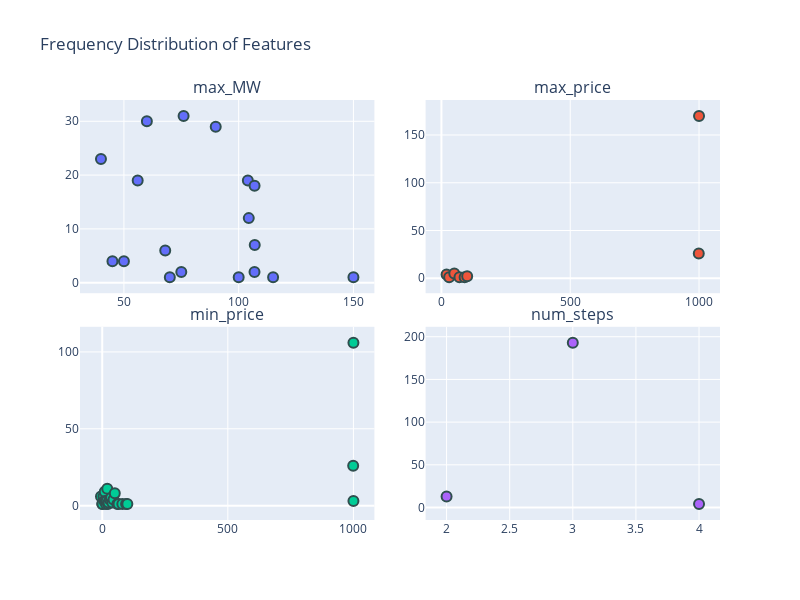

Here is the notebook cell this chart was saved with:
### Code cell
draw_distribution(df_train_feat)

### Figure 1 — Plotly figure (JSON) as saved in the notebook; plotly's stock layout.template omitted (floating-point values rounded to 4 significant figures)
{"data": [{"marker": {"line": {"color": "DarkSlateGrey", "width": 2}, "size": 10}, "mode": "markers", "name": "max_MW", "type": "scatter", "x": [40, 45, 50, 56, 60, 68, 70, 75, 76, 90, 100, 104, 104.4, 106.9, 106.9, 107, 115, 150], "xaxis": "x", "y": [23, 4, 4, 19, 30, 6, 1, 2, 31, 29, 1, 19, 12, 2, 18, 7, 1, 1], "yaxis": "y"}, {"marker": {"line": {"color": "DarkSlateGrey", "width": 2}, "size": 10}, "mode": "markers", "name": "max_price", "type": "scatter", "x": [20, 30, 50, 70, 90, 100, 999, 1000], "xaxis": "x2", "y": [4, 1, 5, 1, 1, 2, 26, 170], "yaxis": "y2"}, {"marker": {"line": {"color": "DarkSlateGrey", "width": 2}, "size": 10}, "mode": "markers", "name": "min_price", "type": "scatter", "x": [-5, 0, 1, 5, 8, 10, 12, 15, 18, 20, 23, 25, 30, 35, 40, 45, 50, 60, 65, 80, 95, 100, 999.0, 1000.0, 1000], "xaxis": "x3", "y": [6, 1, 1, 6, 3, 9, 3, 1, 3, 11, 1, 2, 4, 5, 2, 4, 8, 1, 1, 1, 1, 1, 26, 106, 3], "yaxis": "y3"}, {"marker": {"line": {"color": "DarkSlateGrey", "width": 2}, "size": 10}, "mode": "markers", "name": "num_steps", "type": "scatter", "x": [2, 3, 4], "xaxis": "x4", "y": [13, 193, 4], "yaxis": "y4"}], "layout": {"annotations": [{"font": {"size": 16}, "showarrow": false, "text": "max_MW", "x": 0.23, "xanchor": "center", "xref": "paper", "y": 1, "yanchor": "bottom", "yref": "paper"}, {"font": {"size": 16}, "showarrow": false, "text": "max_price", "x": 0.77, "xanchor": "center", "xref": "paper", "y": 1, "yanchor": "bottom", "yref": "paper"}, {"font": {"size": 16}, "showarrow": false, "text": "min_price", "x": 0.23, "xanchor": "center", "xref": "paper", "y": 0.46, "yanchor": "bottom", "yref": "paper"}, {"font": {"size": 16}, "showarrow": false, "text": "num_steps", "x": 0.77, "xanchor": "center", "xref": "paper", "y": 0.46, "yanchor": "bottom", "yref": "paper"}], "height": 600, "showlegend": false, "title": {"text": "Frequency Distribution of Features"}, "width": 800, "xaxis": {"anchor": "y", "domain": [0, 0.46]}, "xaxis2": {"anchor": "y2", "domain": [0.54, 1]}, "xaxis3": {"anchor": "y3", "domain": [0, 0.46]}, "xaxis4": {"anchor": "y4", "domain": [0.54, 1]}, "yaxis": {"anchor": "x", "domain": [0.54, 1]}, "yaxis2": {"anchor": "x2", "domain": [0.54, 1]}, "yaxis3": {"anchor": "x3", "domain": [0, 0.46]}, "yaxis4": {"anchor": "x4", "domain": [0, 0.46]}}}
